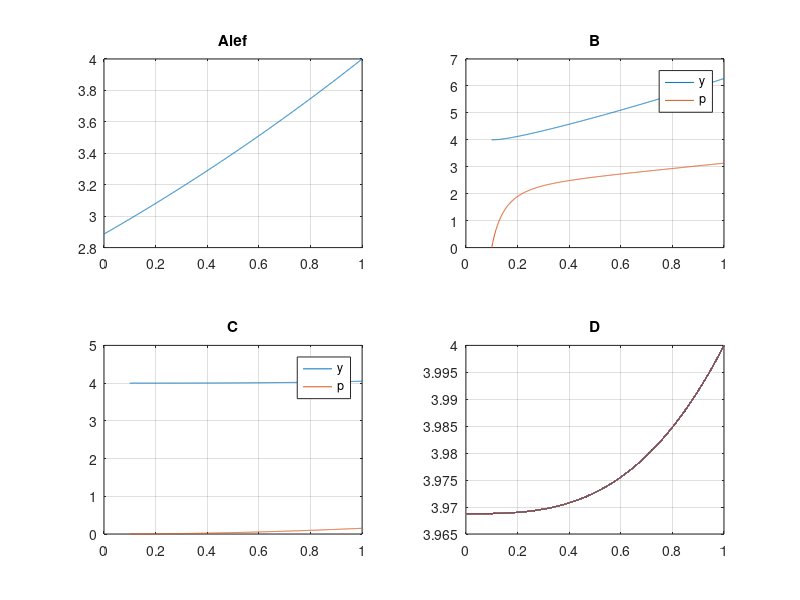

MATLAB code for this plot:
clc; clear; close all

%% Alef
L = 1; landa = 1; b = 4;
dx = 0.001; x = 0:dx:L; n = length(x);
A = zeros(n); B = zeros(n,1);

for i = 2:n - 1
    A(i,i-1) = x(i)^2;
    A(i,i) = -(2*x(i)*dx+2*x(i)^2+landa^2*dx^2*x(i));
    A(i,i+1) = (2*x(i)*dx+x(i)^2);
    B(i) = -landa^2*x(i)*dx^2;
end

A(1,1) = -1; A(1,2) = 1; B(1) = 0;
A(n,n)= 1 ; B(n) = b;
y = A\B;
subplot(2,2,1)
plot(x,y); grid
title("Alef")
%% B
f = @(x,y) [y(2)
            -2/x*y(2)+landa^2*y(1)/x+landa^2/x];
x_start = 0.1;
x_end   = L;
dx = 0.001;
x = x_start:dx:x_end;
y = zeros(2,length(x));  y(1,1) = b; y(2,1) = 0;
i = 1;
while i < length(x)
    k1 = f(x(i),y(:,i));
    k2 = f(x(i) + dx/2, y(:,i) + k1*dx/2);
    k3 = f(x(i) + dx/2, y(:,i) + k2*dx/2);
    k4 = f(x(i) + dx  , y(:,i) + k3*dx  );
    y(:,i+1)  = y(:,i) + dx/6 * ( k1 + 2*k2 + 2*k3 + k4);
    i = i + 1;
end
subplot(2,2,2)
plot(x,y(1,:),x,y(2,:));grid
legend("y","p")
title("B")

%% C
f = @(x,y) [y(2)
            -2/y(1)*y(2)^2+landa^2*x/y(1)+landa^2*x/y(1)^2];
x_start = 0.1;
x_end   = L;
dx = 0.001;
x = x_start:dx:x_end;
y = zeros(2,length(x));  y(1,1) = b; y(2,1) = 0;
i = 1;
while i < length(x)
    k1 = f(x(i),y(:,i));
    k2 = f(x(i) + dx/2, y(:,i) + k1*dx/2);
    k3 = f(x(i) + dx/2, y(:,i) + k2*dx/2);
    k4 = f(x(i) + dx  , y(:,i) + k3*dx  );
    y(:,i+1)  = y(:,i) + dx/6 * ( k1 + 2*k2 + 2*k3 + k4);
    i = i + 1;
end
subplot(2,2,3)
plot(x,y(1,:),x,y(2,:));grid
legend("y","p")
title("C")

%% D
L = 1; landa = 1; b = 4;
dx = 0.001; x = 0:dx:L; n = length(x); 
j = zeros(n,n); B = zeros(n,1);
y = ones(1,length(x)); err = 1;
while err > 1e-4 % newton-rafson loop
    for i = 2:n - 1  % calculating coefficients
        j(i,i-1) = -2*y(i)*y(i+1)+2*y(i)*y(i-1)+2*y(i)^2;
        j(i,i)   = y(i+1)^2 -2*y(i+1)*y(i-1)+y(i-1)^2+ 4*y(i)*y(i+1)-12*y(i)^2+4*y(i)*y(i-1)-2*dx^2*landa^2*x(i);
        j(i,i+1) = 2*y(i)*y(i+1)-2*y(i)*y(i-1)+2*y(i)^2;
        B(i)     = -(y(i)*y(i+1)^2-2*y(i)*y(i+1)*y(i-1)+y(i)*y(i-1)^2+2*y(i)^2*y(i+1)-4*y(i)^3+2*y(i)^2*y(i-1)-2*dx^2*landa^2*x(i)*y(i)+2*dx^2*landa^2*x(i));
    end
    j(1,1) = -1; j(1,2) = 1; B(1) = -(y(2) - y(1));
    j(n,n)= 1; B(n) = b-y(n);
    dy = j\B;
    err = max(abs(dy));
    y = y + dy;
end
subplot(2,2,4)
plot(x,y); grid
title("D")